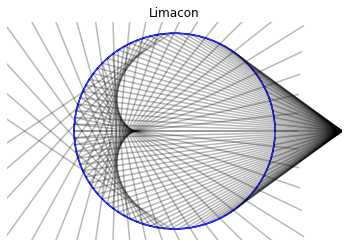

Here is the Python script that generated this plot:
#!/usr/bin/env python3
# -*- coding: utf-8 -*-
"""
Created on Wed Aug 28 15:15:24 2019

@author: Daniel
"""

import matplotlib.pyplot as plt
import numpy as np

#create coordinates and matrix for the blue circle

t = np.arange(-2*np.pi,2*np.pi,np.pi/45)
x = 9*np.cos(t)
y = 9*np.sin(t)

#plot the blue circle first
plt.plot(x,y, color=(0.2,0.2,1))


#choose ray color: 0,0,0 is black, and .15 is alpha/transparency
rayColor=(0,0,0,.15)

#point where the rays are emitted from
point = [15,0]

#plot the rays
for i in range(0,len(t)):
    tempx = [point[0],x[i]]
    tempy = [point[1],y[i]]
    plt.plot(tempx,tempy, color=rayColor)
    slopeCircle = (-1*x[i]/y[i])
    slopeLine = (point[1]-y[i])/(point[0]-x[i])
    theta = np.arccos((1+slopeLine*slopeCircle)/(np.sqrt(1+slopeLine**2)*np.sqrt(1+slopeCircle**2)))
    if (theta > (np.pi/2)):
        theta = theta - (np.pi/2)
    if (slopeCircle <= 0):
        if (slopeLine >= 0):
            newSlope = np.tan(np.arctan(slopeCircle) + np.pi - theta)
            if ((np.arctan(slopeCircle) + np.pi - theta) >= np.pi/2):
                ntempx = [x[i], x[i] - 20]
                ntempy = [y[i], y[i] - newSlope*20]
                plt.plot(ntempx,ntempy, color=rayColor)  
            else:
                ntempx = [x[i], x[i] + 20]
                ntempy = [y[i], y[i] + newSlope*20]
                plt.plot(ntempx,ntempy, color=rayColor)
                

            
    if (slopeCircle >= 0):
        if (slopeLine <= 0):
            newSlope = np.tan(np.arctan(slopeCircle) + np.pi + theta)
            if ((np.arctan(slopeCircle) + np.pi + theta) >= 3*np.pi/2):
                ntempx = [x[i], x[i] + 20]
                ntempy = [y[i], y[i] + newSlope*20]
                plt.plot(ntempx,ntempy, color=rayColor)  
            else:
                ntempx = [x[i], x[i] - 20]
                ntempy = [y[i], y[i] - newSlope*20]
                plt.plot(ntempx,ntempy, color=rayColor)
    
    
#plot settings for the graph display
plt.axis([-15,15,-10,10])
plt.axis('off')
plt.title('Limacon')
plt.show()
